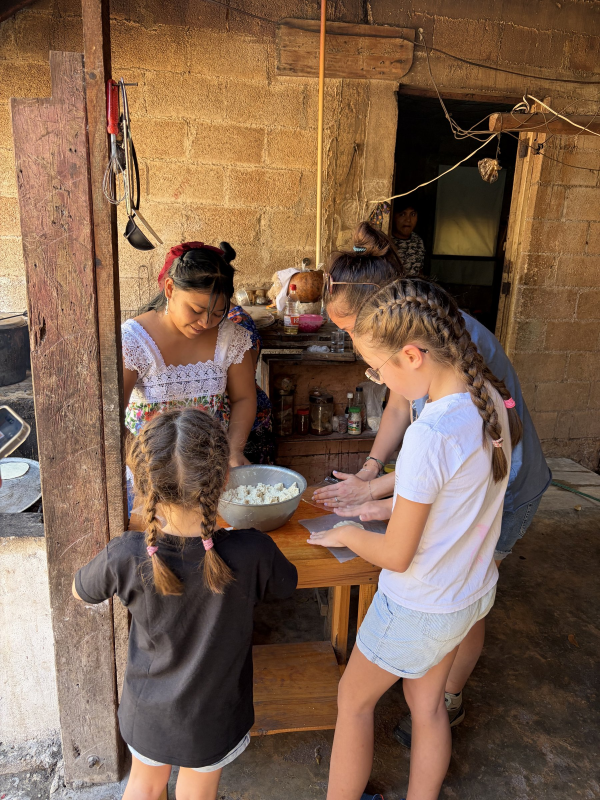
#> input picture images/yalcoba_tortillas_01.jpg, 1800 x 2400 px (shown at 1/3 size); its folder holds only this picture in this run
$ python optimiser-images.py
#> lines starting #> are read from the running program, lines starting #| are printed output that depends on the picture
"""Crée les versions web des photos (WebP 800 px et 1600 px) dans assets/img/.

Usage : python3 outils/optimiser-images.py
Les originaux restent dans images/. Relancer le script après avoir ajouté une photo.
"""
from pathlib import Path
from PIL import Image, ImageOps

RACINE = Path(__file__).resolve().parent.parent
SOURCE = RACINE / "images"
CIBLE = RACINE / "assets" / "img"
LARGEURS = (800, 1600)

CIBLE.mkdir(parents=True, exist_ok=True)
for photo in sorted(p for p in SOURCE.rglob("*.jpg") if "logo" not in p.parts):
    im = ImageOps.exif_transpose(Image.open(photo)).convert("RGB")
#> im is the input picture: PIL image 1800x2400 RGB; mean R, G, B 125.5, 98.1, 78.8
    for largeur in LARGEURS:
        sortie = CIBLE / f"{photo.stem}-{largeur}.webp"
        if sortie.exists() and sortie.stat().st_mtime > photo.stat().st_mtime:
            continue
        copie = im.copy()
        if copie.width > largeur:
            copie = copie.resize((largeur, round(copie.height * largeur / copie.width)), Image.LANCZOS)
        copie.save(sortie, "WEBP", quality=72, method=6)
#> this loop made 2 passes
#> pass 1, `copie = copie.resize((largeur, round(copie.height * largeur / copie.wi..`:
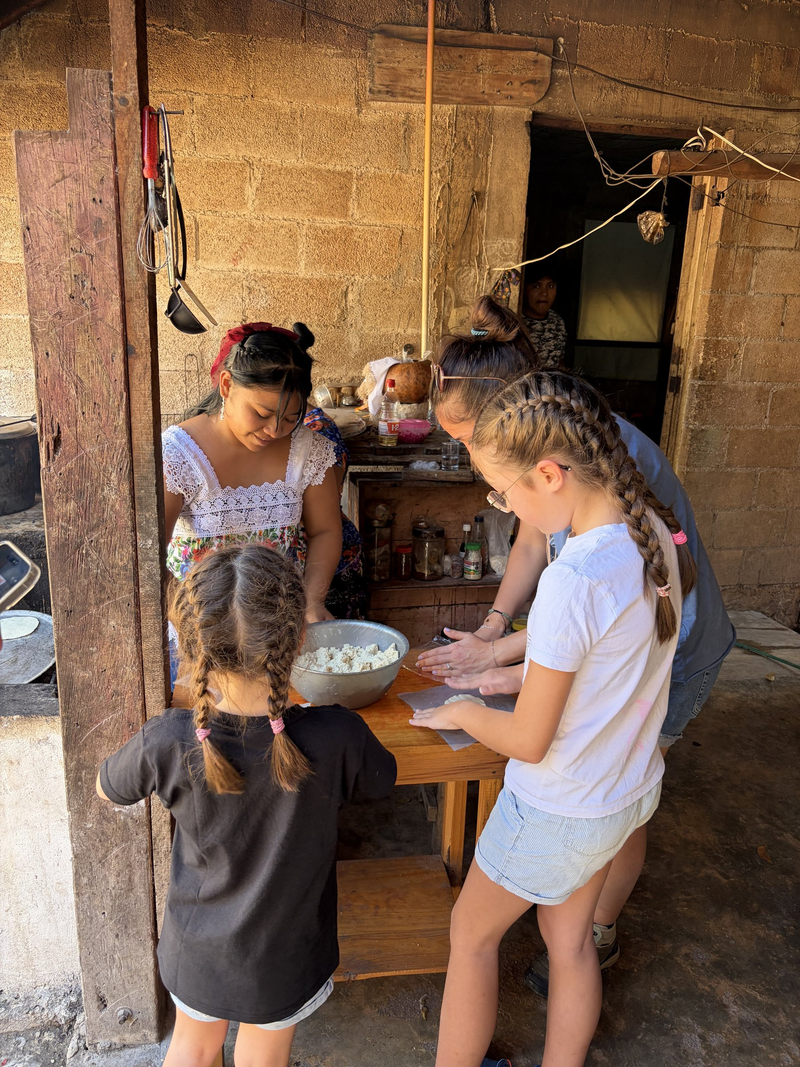
#> copie: PIL image 800x1067 RGB; mean R, G, B 125.5, 98.1, 78.8

print("Images prêtes dans", CIBLE)
